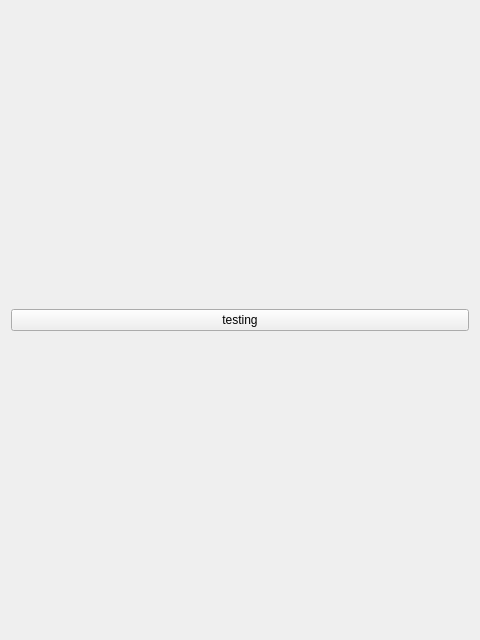
<?xml version="1.0" encoding="UTF-8"?>
<ui version="4.0">
 <class>Form</class>
 <widget class="QWidget" name="Form">
  <property name="geometry">
   <rect>
    <x>0</x>
    <y>0</y>
    <width>480</width>
    <height>640</height>
   </rect>
  </property>
  <property name="windowTitle">
   <string>Form</string>
  </property>
  <layout class="QGridLayout" name="gridLayout">
   <item row="0" column="1">
    <widget class="PyDMShellCommand" name="testing">
     <property name="toolTip">
      <string/>
     </property>
     <property name="text">
      <string>testing</string>
     </property>
     <property name="commands" stdset="0">
      <stringlist>
       <string>pydm ~/opsTools/devPanel/example/example.py</string>
      </stringlist>
     </property>
    </widget>
   </item>
  </layout>
 </widget>
 <customwidgets>
  <customwidget>
   <class>PyDMShellCommand</class>
   <extends>QPushButton</extends>
   <header>pydm.widgets.shell_command</header>
  </customwidget>
 </customwidgets>
 <resources/>
 <connections/>
</ui>
